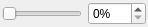
<?xml version="1.0" encoding="UTF-8"?>
<ui version="4.0">
 <class>Mayo::WidgetExplodeAssembly</class>
 <widget class="QWidget" name="Mayo::WidgetExplodeAssembly">
  <property name="geometry">
   <rect>
    <x>0</x>
    <y>0</y>
    <width>148</width>
    <height>26</height>
   </rect>
  </property>
  <property name="windowTitle">
   <string>Form</string>
  </property>
  <layout class="QHBoxLayout" name="horizontalLayout">
   <property name="leftMargin">
    <number>2</number>
   </property>
   <property name="topMargin">
    <number>2</number>
   </property>
   <property name="rightMargin">
    <number>2</number>
   </property>
   <property name="bottomMargin">
    <number>2</number>
   </property>
   <item>
    <widget class="QSlider" name="slider_Factor">
     <property name="maximum">
      <number>100</number>
     </property>
     <property name="orientation">
      <enum>Qt::Horizontal</enum>
     </property>
    </widget>
   </item>
   <item>
    <widget class="QSpinBox" name="edit_Factor">
     <property name="suffix">
      <string>%</string>
     </property>
     <property name="maximum">
      <number>100</number>
     </property>
    </widget>
   </item>
  </layout>
 </widget>
 <resources/>
 <connections/>
</ui>
